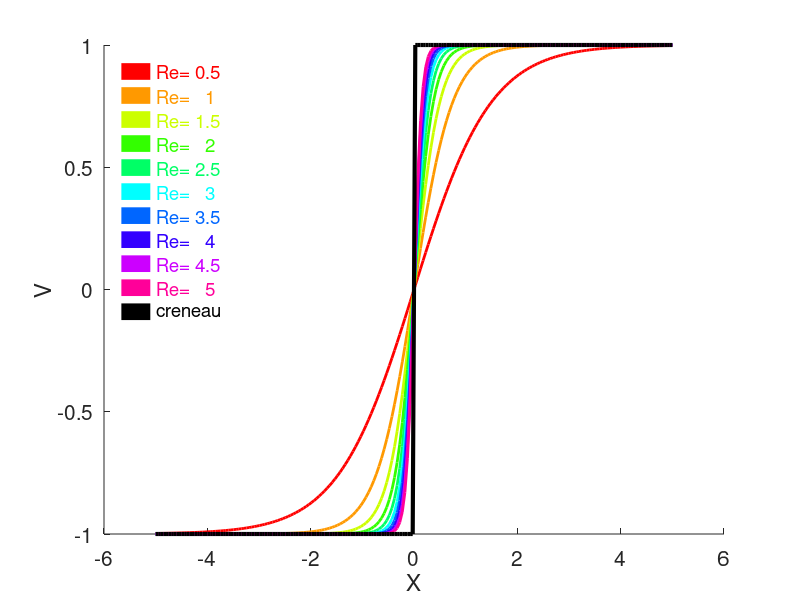

Recreate this plot in MATLAB.
clear all
close all
clc

N = 200;

a = linspace(-5,5,N);

Re = 1;
beta = 1.35;


for i=1:1:N
	creneau(i) = 1;
	if (a(i)<0) creneau(i) = -1; end
end


taille_ecran = get(0,'ScreenSize');
fig = figure('Position',[1,1,taille_ecran(1,3), taille_ecran(1,4)-65]);


nb_courbes = 10;
Re = linspace(0.5, 5, nb_courbes);
couleurs_courbes = hsv(nb_courbes);

h = zeros(1,nb_courbes+1);
for i=1:1:nb_courbes
	hold on
	V = tanh(a*Re(i)*beta);
	h(i) = plot(a,V, 'color', couleurs_courbes(i,:), 'Linewidth', 2);
end

h(i+1) = plot(a,creneau,'Linewidth',3, 'k');


xlabel('X', 'fontsize', 17);
ylabel('V', 'fontsize', 17);
set(gca, 'fontsize', 15);

truc = zeros(nb_courbes,4);
for i = 1:1:nb_courbes
	truc(i,:) = 'Re= '; 
end

leg = legend(h, [truc,num2str((Re).') ; 'creneau'], 'Location', 'NorthWest');
m = findobj(leg, 'type','line');
set(m,'linewidth',12)
legend('boxoff')

legtxt = findobj(leg, 'type','text');
couleurs_courbes2 = flipud(couleurs_courbes);
for i=nb_courbes+1:-1:2
	set(legtxt(i), 'color',couleurs_courbes2(i-1,:))
end

%print -dpng '-S(taille_ecran(1,3),(taille_ecran(1,4)-65))' test.png
